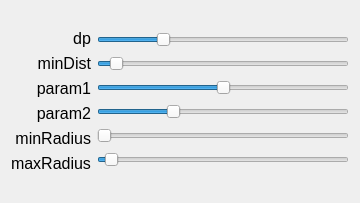
<?xml version="1.0" encoding="UTF-8"?>
<ui version="4.0">
 <class>HoughCircleDlg</class>
 <widget class="QDialog" name="HoughCircleDlg">
  <property name="geometry">
   <rect>
    <x>0</x>
    <y>0</y>
    <width>360</width>
    <height>203</height>
   </rect>
  </property>
  <property name="windowTitle">
   <string>Hough圆参数</string>
  </property>
  <layout class="QGridLayout" name="gridLayout">
   <item row="0" column="0">
    <layout class="QHBoxLayout" name="horizontalLayout">
     <item>
      <layout class="QVBoxLayout" name="verticalLayout">
       <item>
        <widget class="QLabel" name="label">
         <property name="font">
          <font>
           <pointsize>12</pointsize>
          </font>
         </property>
         <property name="layoutDirection">
          <enum>Qt::LeftToRight</enum>
         </property>
         <property name="text">
          <string>dp</string>
         </property>
         <property name="alignment">
          <set>Qt::AlignRight|Qt::AlignTrailing|Qt::AlignVCenter</set>
         </property>
        </widget>
       </item>
       <item>
        <widget class="QLabel" name="label_3">
         <property name="font">
          <font>
           <pointsize>12</pointsize>
          </font>
         </property>
         <property name="text">
          <string>minDist</string>
         </property>
         <property name="alignment">
          <set>Qt::AlignRight|Qt::AlignTrailing|Qt::AlignVCenter</set>
         </property>
        </widget>
       </item>
       <item>
        <widget class="QLabel" name="label_2">
         <property name="font">
          <font>
           <pointsize>12</pointsize>
          </font>
         </property>
         <property name="text">
          <string>param1</string>
         </property>
         <property name="alignment">
          <set>Qt::AlignRight|Qt::AlignTrailing|Qt::AlignVCenter</set>
         </property>
        </widget>
       </item>
       <item>
        <widget class="QLabel" name="label_4">
         <property name="font">
          <font>
           <pointsize>12</pointsize>
          </font>
         </property>
         <property name="text">
          <string>param2</string>
         </property>
         <property name="alignment">
          <set>Qt::AlignRight|Qt::AlignTrailing|Qt::AlignVCenter</set>
         </property>
        </widget>
       </item>
       <item>
        <widget class="QLabel" name="label_5">
         <property name="font">
          <font>
           <pointsize>12</pointsize>
          </font>
         </property>
         <property name="text">
          <string>minRadius</string>
         </property>
         <property name="alignment">
          <set>Qt::AlignRight|Qt::AlignTrailing|Qt::AlignVCenter</set>
         </property>
        </widget>
       </item>
       <item>
        <widget class="QLabel" name="label_7">
         <property name="font">
          <font>
           <pointsize>12</pointsize>
          </font>
         </property>
         <property name="text">
          <string>maxRadius</string>
         </property>
        </widget>
       </item>
      </layout>
     </item>
     <item>
      <layout class="QVBoxLayout" name="verticalLayout_2">
       <item>
        <widget class="QSlider" name="dp_slider">
         <property name="minimum">
          <number>1</number>
         </property>
         <property name="maximum">
          <number>5</number>
         </property>
         <property name="singleStep">
          <number>1</number>
         </property>
         <property name="value">
          <number>2</number>
         </property>
         <property name="orientation">
          <enum>Qt::Horizontal</enum>
         </property>
        </widget>
       </item>
       <item>
        <widget class="QSlider" name="min_dist_slider">
         <property name="minimum">
          <number>1</number>
         </property>
         <property name="maximum">
          <number>999</number>
         </property>
         <property name="value">
          <number>50</number>
         </property>
         <property name="orientation">
          <enum>Qt::Horizontal</enum>
         </property>
        </widget>
       </item>
       <item>
        <widget class="QSlider" name="param1_slider">
         <property name="minimum">
          <number>50</number>
         </property>
         <property name="maximum">
          <number>150</number>
         </property>
         <property name="value">
          <number>100</number>
         </property>
         <property name="orientation">
          <enum>Qt::Horizontal</enum>
         </property>
        </widget>
       </item>
       <item>
        <widget class="QSlider" name="param2_slider">
         <property name="minimum">
          <number>1</number>
         </property>
         <property name="maximum">
          <number>100</number>
         </property>
         <property name="value">
          <number>30</number>
         </property>
         <property name="orientation">
          <enum>Qt::Horizontal</enum>
         </property>
        </widget>
       </item>
       <item>
        <widget class="QSlider" name="min_radius_slider">
         <property name="minimum">
          <number>1</number>
         </property>
         <property name="maximum">
          <number>999</number>
         </property>
         <property name="orientation">
          <enum>Qt::Horizontal</enum>
         </property>
        </widget>
       </item>
       <item>
        <widget class="QSlider" name="max_radius_slider">
         <property name="minimum">
          <number>1</number>
         </property>
         <property name="maximum">
          <number>999</number>
         </property>
         <property name="value">
          <number>30</number>
         </property>
         <property name="orientation">
          <enum>Qt::Horizontal</enum>
         </property>
        </widget>
       </item>
      </layout>
     </item>
    </layout>
   </item>
  </layout>
 </widget>
 <resources/>
 <connections/>
</ui>
